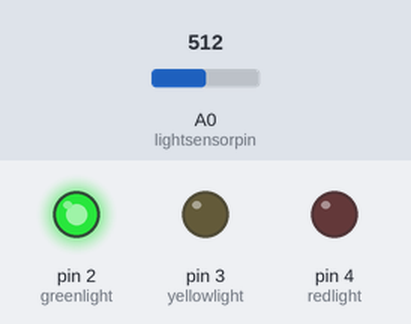
Bench run of a sketch on a simulated Arduino Uno, built with avr-gcc and run on an emulated ATmega328P. On the bench: output pins drawn as LEDs (lit = HIGH). The inputs (shaded band) are chosen by the test bench; at power-on: A0 (lightsensorpin) = 512.

Above: at 1.2 s.
1.3 s: A0 (lightsensorpin) set to 108
4.3 s: A0 (lightsensorpin) set to 91
At 4.6 s:
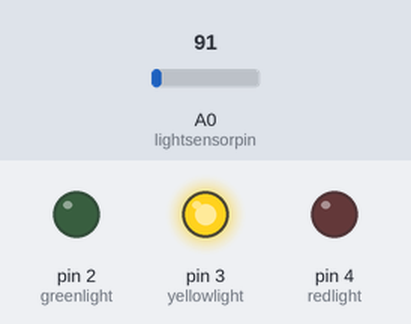
7.3 s: A0 (lightsensorpin) set to 53
10.3 s: A0 (lightsensorpin) set to 45
At 10.6 s:
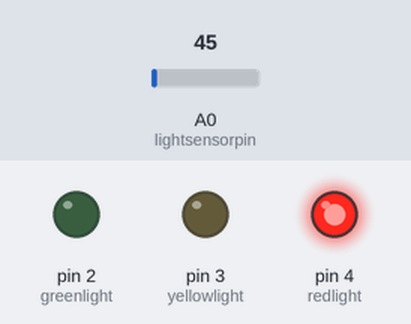
13.3 s: A0 (lightsensorpin) set to 110
At 13.6 s:
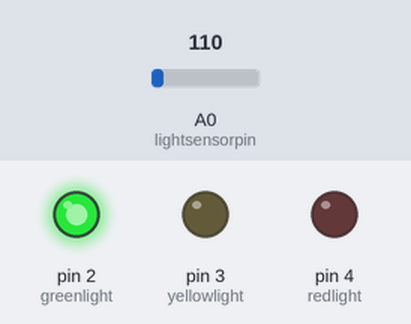
16.3 s: A0 (lightsensorpin) set to 90
At 16.61 s:
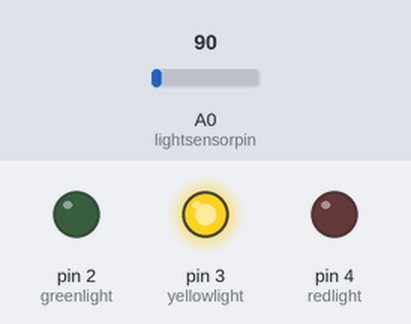
Timing chart, 0 to 19.3 s (numbered marks = the images above; inputs shaded):
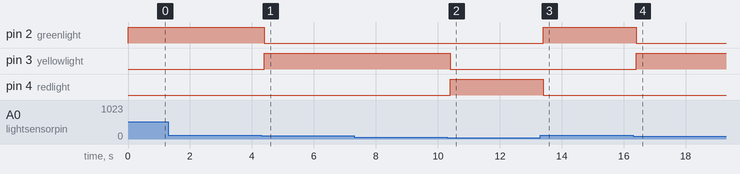

Measured:
- the behaviour switches between 101 and 100 on A0 (lightsensorpin) (found by bisection; images 0 and 1)
- the behaviour switches between 50 and 49 on A0 (lightsensorpin) (found by bisection; images 1 and 2)
- after the input at 4.3 s, pin 2 (greenlight): HIGH → LOW after 0.10 s; pin 3 (yellowlight): LOW → HIGH after 0.10 s
- after the input at 10.3 s, pin 3 (yellowlight): HIGH → LOW after 0.11 s; pin 4 (redlight): LOW → HIGH after 0.11 s
- after the input at 13.3 s, pin 2 (greenlight): LOW → HIGH after 0.11 s; pin 4 (redlight): HIGH → LOW after 0.11 s
- after the input at 16.3 s, pin 2 (greenlight): HIGH → LOW after 0.11 s; pin 3 (yellowlight): LOW → HIGH after 0.11 s

The sketch:

Photoresistor__LED.ino
```cpp
int yellowlight = 3;

int redlight = 4;

int greenlight = 2;

int lightsensorpin = A0;

int analogValue = 0;

void setup() {
  pinMode(greenlight, OUTPUT);
  pinMode(yellowlight,OUTPUT);
  pinMode(redlight,OUTPUT);
}

void loop(){
  analogValue = analogRead(lightsensorpin);
  if(analogValue < 50){
    digitalWrite(redlight, HIGH);
  }
  else if(analogValue >= 50 && analogValue <= 100){
    digitalWrite(yellowlight, HIGH);
  }
  else{
    digitalWrite(greenlight, HIGH);
  }
  delay(200);
  digitalWrite(greenlight, LOW);
  digitalWrite(yellowlight, LOW);
  digitalWrite(redlight, LOW);
}
```
